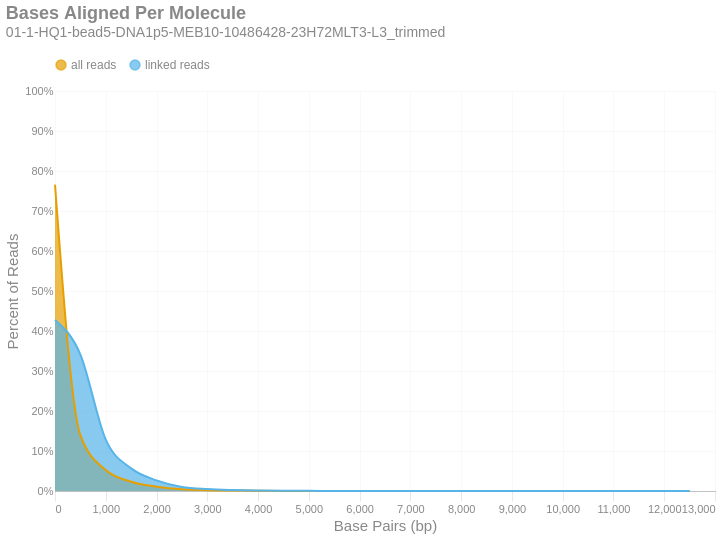

Notebook code cell kept with this figure:
### Markdown cell above
### Bases Aligned Per Molecule
This is a frequency distribution showing the number of base pairs aligned per unique molecule. These data are shown in 500 bp bins. There are two distributions: one with `all reads` (yellow) and another with only `linked reads` (blue). The percent of molecules in the `linked reads` distribution is relative to the total number of linked molecules.

### Code cell
if SKIPLR:
    print_html(f"Skipped")
else:
    binned_df = consolidated_hist(valids['aligned_bp'], mask, 500, True)
    with SafeRender(binned_df):
        (
            density_plot(binned_df, 'Bases Aligned Per Molecule', samplename, 'basesper')
            .encode(
                x=alt.X('bin:Q', title="Base Pairs (bp)").axis(tickMinStep=500),
                y=alt.Y('value:Q', title='Percent of Reads')
                    .axis(format='%')
                    .scale(domain = [0,1])
                    .stack(False),
                color=alt.Color("key:N").scale(domain = ["all reads", "linked reads"]),
                tooltip = [
                    alt.Tooltip("key:N", title = "Data Type"),
                    alt.Tooltip("range_label:N", title="Based Aligned Per Molecule"),
                    alt.Tooltip("value:Q", format = ".2%", title="% Molecules")
                ]
            )
        ).display()

### Figure 1 — Vega-Lite specification as saved in the notebook (floating-point values rounded to 4 significant figures)
{"width": "container", "height": 400, "config": {"title": {"anchor": "start", "dy": -15, "fontSize": 18, "color": "#888888", "subtitleColor": "#888888", "subtitleFontSize": 14}, "arc": {"fill": "#0072B2"}, "axis": {"domainColor": "#888888", "domainWidth": 0.5, "gridWidth": 0.2, "grid": false, "titleFontWeight": 400, "titleFontSize": 15, "labelFontSize": 11, "labelColor": "#888888", "tickColor": "#888888", "tickWidth": 0.2, "titleColor": "#888888"}, "axisBand": {"grid": false}, "axisX": {"grid": true, "tickSize": 10, "domainCap": "round"}, "axisY": {"domain": false, "grid": true, "tickSize": 0, "domainCap": "round"}, "background": "transparent", "header": {"labelFontSize": 15, "labelColor": "#888888", "titleFontSize": 15, "titleFontWeight": 600, "titleColor": "#888888"}, "legend": {"labelFont": "sans-serif", "labelFontSize": 12, "labelColor": "#888888", "symbolSize": 100, "symbolType": "circle", "titleFontSize": 12, "titlePadding": 10, "titleColor": "#888888", "title": null, "orient": "top"}, "range": {"category": ["#E69F00", "#56B4E9", "#009E73", "#F0E442", "#0072B2", "#D55E00", "#CC79A7", "#000000"], "diverging": ["#cfe8f3", "#a2d4ec", "#73bfe2", "#46abdb", "#1696d2", "#12719e"]}, "area": {"fill": "#0072B2", "fillOpacity": 0.7, "line": true, "strokeOpacity": 0.7}, "line": {"color": "#0072B2", "stroke": "#0072B2", "strokeWidth": 2}, "trail": {"color": "#0072B2", "stroke": "#0072B2", "strokeWidth": 0, "size": 1}, "point": {"filled": true}, "text": {"color": "#888888", "fontSize": 11, "align": "right", "fontWeight": 400, "size": 11}, "bar": {"fill": "#0072B2", "stroke": null}, "view": {"stroke": null, "continuousWidth": 660, "continuousHeight": 400}}, "data": {"name": "data-a76537cfe0256bf2b1955d7d78415479"}, "mark": {"type": "area", "interpolate": "monotone"}, "encoding": {"color": {"field": "key", "scale": {"domain": ["all reads", "linked reads"]}, "type": "nominal"}, "tooltip": [{"field": "key", "title": "Data Type", "type": "nominal"}, {"field": "range_label", "title": "Based Aligned Per Molecule", "type": "nominal"}, {"field": "value", "format": ".2%", "title": "% Molecules", "type": "quantitative"}], "x": {"axis": {"tickMinStep": 500}, "field": "bin", "title": "Base Pairs (bp)", "type": "quantitative"}, "y": {"axis": {"format": "%"}, "field": "value", "scale": {"domain": [0, 1]}, "stack": false, "title": "Percent of Reads", "type": "quantitative"}}, "params": [{"name": "param_c36ac31b6afebe62", "select": {"type": "point", "fields": ["key"]}, "bind": "legend"}], "title": {"text": "Bases Aligned Per Molecule", "subtitle": "01-1-HQ1-bead5-DNA1p5-MEB10-10486428-23H72MLT3-L3_trimmed"}, "transform": [{"fold": ["all reads", "linked reads"]}, {"filter": {"param": "param_c36ac31b6afebe62"}}], "usermeta": {"embedOptions": {"downloadFileName": "01-1-HQ1-bead5-DNA1p5-MEB10-10486428-23H72MLT3-L3_trimmed.basesper"}}, "$schema": "https://vega.github.io/schema/vega-lite/v6.4.1.json", "datasets": {"data-a76537cfe0256bf2b1955d7d78415479": [{"bin": "0", "interval": "0-500", "all reads": 0.766, "linked reads": 0.4276, "range_label": "0-499"}, {"bin": "500", "interval": "500-1000", "all reads": 0.1397, "linked reads": 0.3412, "range_label": "500-999"}, {"bin": "1000", "interval": "1000-1500", "all reads": 0.05229, "linked reads": 0.1282, "range_label": "1000-1499"}, {"bin": "1500", "interval": "1500-2000", "all reads": 0.02308, "linked reads": 0.05661, "range_label": "1500-1999"}, {"bin": "2000", "interval": "2000-2500", "all reads": 0.01083, "linked reads": 0.02657, "range_label": "2000-2499"}, {"bin": "2500", "interval": "2500-3000", "all reads": 0.004124, "linked reads": 0.01011, "range_label": "2500-2999"}, {"bin": "3000", "interval": "3000-3500", "all reads": 0.001919, "linked reads": 0.004706, "range_label": "3000-3499"}, {"bin": "3500", "interval": "3500-4000", "all reads": 0.0009879, "linked reads": 0.002423, "range_label": "3500-3999"}, {"bin": "4000", "interval": "4000-4500", "all reads": 0.0005163, "linked reads": 0.001266, "range_label": "4000-4499"}, {"bin": "4500", "interval": "4500-5000", "all reads": 0.0002498, "linked reads": 0.0006127, "range_label": "4500-4999"}, {"bin": "5000", "interval": "5000-5500", "all reads": 0.0001408, "linked reads": 0.0003453, "range_label": "5000-5499"}, {"bin": "5500", "interval": "5500-6000", "all reads": 7.202e-05, "linked reads": 0.0001766, "range_label": "5500-5999"}, {"bin": "6000", "interval": "6000-6500", "all reads": 3.824e-05, "linked reads": 9.378e-05, "range_label": "6000-6499"}, {"bin": "6500", "interval": "6500-7000", "all reads": 1.986e-05, "linked reads": 4.872e-05, "range_label": "6500-6999"}, {"bin": "7000", "interval": "7000-7500", "all reads": 9.458e-06, "linked reads": 2.32e-05, "range_label": "7000-7499"}, {"bin": "7500", "interval": "7500-8000", "all reads": 7.432e-06, "linked reads": 1.823e-05, "range_label": "7500-7999"}, {"bin": "8000", "interval": "8000-8500", "all reads": 3.378e-06, "linked reads": 8.285e-06, "range_label": "8000-8499"}, {"bin": "8500", "interval": "8500-9000", "all reads": 1.621e-06, "linked reads": 3.977e-06, "range_label": "8500-8999"}, {"bin": "9000", "interval": "9000-9500", "all reads": 2.702e-07, "linked reads": 6.628e-07, "range_label": "9000-9499"}, {"bin": "9500", "interval": "9500-10000", "all reads": 2.702e-07, "linked reads": 6.628e-07, "range_label": "9500-9999"}, {"bin": "10000", "interval": "10000-10500", "all reads": 2.702e-07, "linked reads": 6.628e-07, "range_label": "10000-10499"}, {"bin": "10500", "interval": "10500-11000", "all reads": 1.351e-07, "linked reads": 3.314e-07, "range_label": "10500-10999"}, {"bin": "11000", "interval": "11000-11500", "all reads": 0.0, "linked reads": 0.0, "range_label": "11000-11499"}, {"bin": "11500", "interval": "11500-12000", "all reads": 1.351e-07, "linked reads": 3.314e-07, "range_label": "11500-11999"}, {"bin": "12000", "interval": "12000-12500", "all reads": 0.0, "linked reads": 0.0, "range_label": "12000-12499"}, {"bin": "12500", "interval": "12500-13000", "all reads": 0.0, "linked reads": 0.0, "range_label": "12500-12999"}]}}
